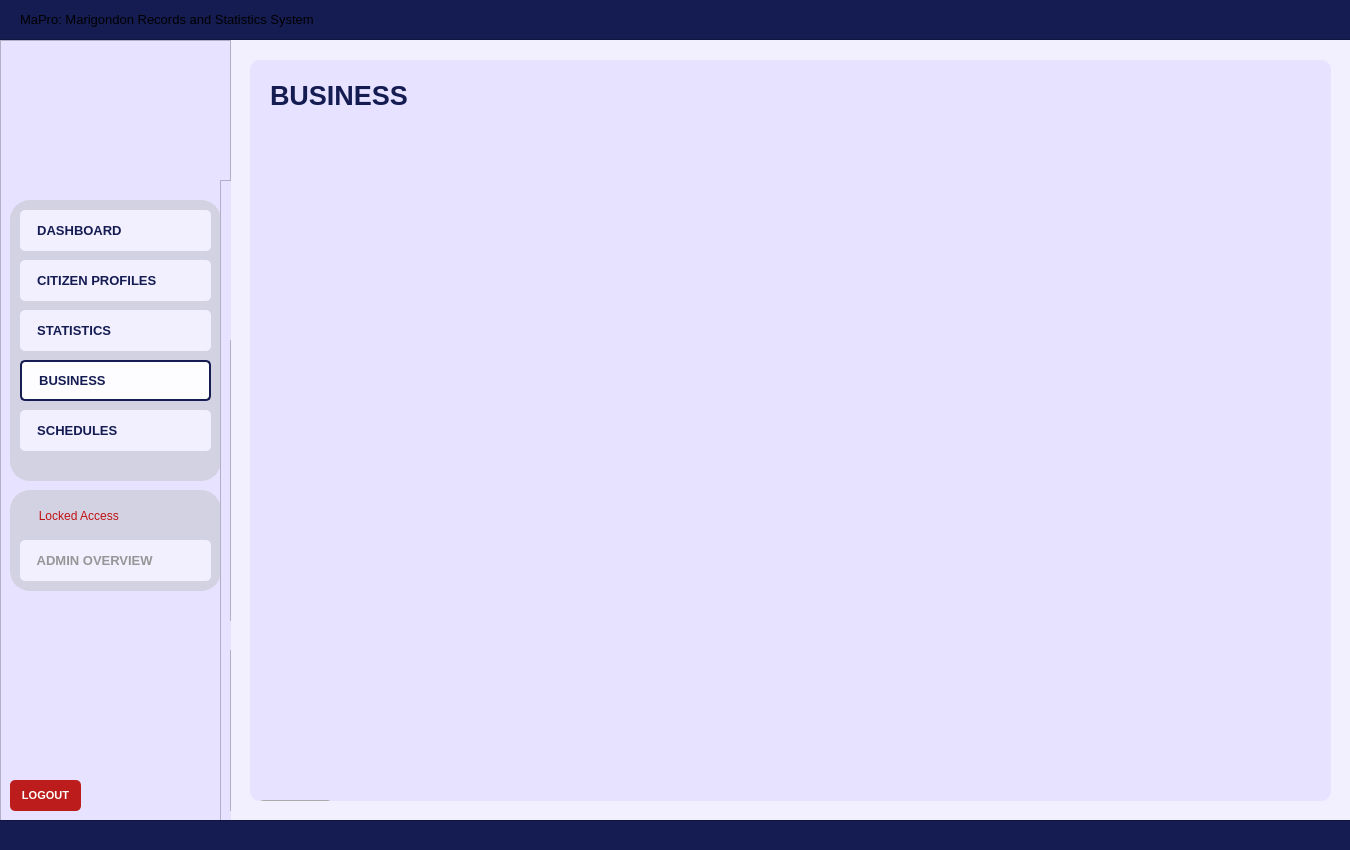
<?xml version="1.0" encoding="UTF-8"?>
<ui version="4.0">
 <class>User_dashboardWidget</class>
 <widget class="QWidget" name="User_dashboardWidget">
  <property name="geometry">
   <rect>
    <x>0</x>
    <y>0</y>
    <width>1350</width>
    <height>850</height>
   </rect>
  </property>
  <property name="sizePolicy">
   <sizepolicy hsizetype="Fixed" vsizetype="Fixed">
    <horstretch>0</horstretch>
    <verstretch>0</verstretch>
   </sizepolicy>
  </property>
  <property name="maximumSize">
   <size>
    <width>1350</width>
    <height>850</height>
   </size>
  </property>
  <property name="windowTitle">
   <string>Form</string>
  </property>
  <property name="styleSheet">
   <string notr="true">#User_dashboardWidget{
	background-color: #f2efff;
}</string>
  </property>
  <widget class="QFrame" name="baseNavFrame">
   <property name="geometry">
    <rect>
     <x>0</x>
     <y>40</y>
     <width>231</width>
     <height>781</height>
    </rect>
   </property>
   <property name="styleSheet">
    <string notr="true">#baseNavFrame {
	background-color: #e7e2ff;
}</string>
   </property>
   <property name="frameShape">
    <enum>QFrame::Shape::StyledPanel</enum>
   </property>
   <property name="frameShadow">
    <enum>QFrame::Shadow::Raised</enum>
   </property>
   <widget class="QFrame" name="baseNavFramesub1">
    <property name="geometry">
     <rect>
      <x>10</x>
      <y>160</y>
      <width>211</width>
      <height>281</height>
     </rect>
    </property>
    <property name="autoFillBackground">
     <bool>false</bool>
    </property>
    <property name="styleSheet">
     <string notr="true">#baseNavFramesub1{
	background-color: #d3d2e2;
	border-radius: 20px;
	border: 2px solid #d3d2e2;
	opacity: 0.1;
}</string>
    </property>
    <property name="frameShape">
     <enum>QFrame::Shape::StyledPanel</enum>
    </property>
    <property name="frameShadow">
     <enum>QFrame::Shadow::Raised</enum>
    </property>
    <widget class="QPushButton" name="nav_buttonDashboard">
     <property name="geometry">
      <rect>
       <x>10</x>
       <y>10</y>
       <width>191</width>
       <height>41</height>
      </rect>
     </property>
     <property name="font">
      <font>
       <family>Arial</family>
       <pointsize>10</pointsize>
       <bold>true</bold>
      </font>
     </property>
     <property name="cursor">
      <cursorShape>PointingHandCursor</cursorShape>
     </property>
     <property name="layoutDirection">
      <enum>Qt::LayoutDirection::LeftToRight</enum>
     </property>
     <property name="styleSheet">
      <string notr="true">#nav_buttonDashboard {
    background-color: #f2efff;
    color: #141c52;
    border-radius: 5px;
	text-align: left;
	padding: 10px;
}
#nav_buttonDashboard:hover {
    background-color: #fdfdff; /* Slightly lighter blue when hovered */
}
#nav_buttonDashboard:pressed {
    background-color: #e7e5f4; /* Darker blue when clicked */
}</string>
     </property>
     <property name="text">
      <string>  DASHBOARD</string>
     </property>
     <property name="icon">
      <iconset>
       <normaloff>../../Assets/Icons/icon_dashboard.svg</normaloff>../../Assets/Icons/icon_dashboard.svg</iconset>
     </property>
     <property name="iconSize">
      <size>
       <width>30</width>
       <height>30</height>
      </size>
     </property>
    </widget>
    <widget class="QPushButton" name="nav_buttonCitizenProfiles">
     <property name="geometry">
      <rect>
       <x>10</x>
       <y>60</y>
       <width>191</width>
       <height>41</height>
      </rect>
     </property>
     <property name="font">
      <font>
       <family>Arial</family>
       <pointsize>10</pointsize>
       <bold>true</bold>
      </font>
     </property>
     <property name="cursor">
      <cursorShape>PointingHandCursor</cursorShape>
     </property>
     <property name="styleSheet">
      <string notr="true">#nav_buttonCitizenProfiles {
    background-color: #f2efff;
    color: #141c52;
    border-radius: 5px;
	text-align: left;;
    padding: 10px; /* Optional: Adjusts spacing inside the button */
}
#nav_buttonCitizenProfiles:hover {
    background-color: #fdfdff; /* Slightly lighter blue when hovered */
}
#nav_buttonCitizenProfiles:pressed {
    background-color: #e7e5f4; /* Darker blue when clicked */
}</string>
     </property>
     <property name="text">
      <string>  CITIZEN PROFILES</string>
     </property>
     <property name="icon">
      <iconset>
       <normaloff>../../Assets/Icons/icon_citizenprofiles.svg</normaloff>../../Assets/Icons/icon_citizenprofiles.svg</iconset>
     </property>
     <property name="iconSize">
      <size>
       <width>30</width>
       <height>30</height>
      </size>
     </property>
    </widget>
    <widget class="QPushButton" name="nav_buttonStatistics">
     <property name="geometry">
      <rect>
       <x>10</x>
       <y>110</y>
       <width>191</width>
       <height>41</height>
      </rect>
     </property>
     <property name="font">
      <font>
       <family>Arial</family>
       <pointsize>10</pointsize>
       <bold>true</bold>
      </font>
     </property>
     <property name="cursor">
      <cursorShape>PointingHandCursor</cursorShape>
     </property>
     <property name="styleSheet">
      <string notr="true">#nav_buttonStatistics {
    background-color: #f2efff;
    color: #141c52;
    border-radius: 5px;
	text-align: left;
    padding: 10px; /* Optional: Adjusts spacing inside the button */
}
#nav_buttonStatistics:hover {
    background-color: #fdfdff; /* Slightly lighter blue when hovered */
}
#nav_buttonStatistics:pressed {
    background-color: #e7e5f4; /* Darker blue when clicked */
}
</string>
     </property>
     <property name="text">
      <string>  STATISTICS</string>
     </property>
     <property name="icon">
      <iconset>
       <normaloff>../../Assets/Icons/icon_statistics.svg</normaloff>../../Assets/Icons/icon_statistics.svg</iconset>
     </property>
     <property name="iconSize">
      <size>
       <width>30</width>
       <height>30</height>
      </size>
     </property>
    </widget>
    <widget class="QPushButton" name="nav_buttonSchedules">
     <property name="geometry">
      <rect>
       <x>10</x>
       <y>210</y>
       <width>191</width>
       <height>41</height>
      </rect>
     </property>
     <property name="font">
      <font>
       <family>Arial</family>
       <pointsize>10</pointsize>
       <bold>true</bold>
      </font>
     </property>
     <property name="cursor">
      <cursorShape>PointingHandCursor</cursorShape>
     </property>
     <property name="styleSheet">
      <string notr="true">#nav_buttonSchedules {
    background-color: #f2efff;
    color: #141c52;
    border-radius: 5px;
	text-align: left;
    padding: 10px; /* Optional: Adjusts spacing inside the button */
}
#nav_buttonSchedules:hover {
    background-color: #fdfdff; /* Slightly lighter blue when hovered */
}
#nav_buttonSchedules:pressed {
    background-color: #e7e5f4; /* Darker blue when clicked */
}</string>
     </property>
     <property name="text">
      <string>  SCHEDULES</string>
     </property>
     <property name="icon">
      <iconset>
       <normaloff>../../Assets/Icons/icon_schedule.svg</normaloff>../../Assets/Icons/icon_schedule.svg</iconset>
     </property>
     <property name="iconSize">
      <size>
       <width>30</width>
       <height>30</height>
      </size>
     </property>
    </widget>
    <widget class="QPushButton" name="nav_buttonBusiness">
     <property name="geometry">
      <rect>
       <x>10</x>
       <y>160</y>
       <width>191</width>
       <height>41</height>
      </rect>
     </property>
     <property name="font">
      <font>
       <family>Arial</family>
       <pointsize>10</pointsize>
       <bold>true</bold>
      </font>
     </property>
     <property name="cursor">
      <cursorShape>PointingHandCursor</cursorShape>
     </property>
     <property name="styleSheet">
      <string notr="true">#nav_buttonBusiness {
    background-color: #fdfdff;
    color: #141c52;
    border-radius: 5px;
	border: 2px solid #141c52; 
	text-align: left;
    padding: 10px; /* Optional: Adjusts spacing inside the button */
}
</string>
     </property>
     <property name="text">
      <string>  BUSINESS</string>
     </property>
     <property name="icon">
      <iconset>
       <normaloff>../../Assets/Icons/icon_business.svg</normaloff>../../Assets/Icons/icon_business.svg</iconset>
     </property>
     <property name="iconSize">
      <size>
       <width>30</width>
       <height>30</height>
      </size>
     </property>
    </widget>
   </widget>
   <widget class="QFrame" name="baseNavFramesub2">
    <property name="geometry">
     <rect>
      <x>10</x>
      <y>450</y>
      <width>211</width>
      <height>101</height>
     </rect>
    </property>
    <property name="autoFillBackground">
     <bool>false</bool>
    </property>
    <property name="styleSheet">
     <string notr="true">#baseNavFramesub2{
	background-color: #d3d2e2;
	border-radius: 20px;
	border: 2px solid #d3d2e2;
	opacity: 0.1;
}</string>
    </property>
    <property name="frameShape">
     <enum>QFrame::Shape::StyledPanel</enum>
    </property>
    <property name="frameShadow">
     <enum>QFrame::Shadow::Raised</enum>
    </property>
    <widget class="QPushButton" name="nav_buttonAdminOverview">
     <property name="geometry">
      <rect>
       <x>10</x>
       <y>50</y>
       <width>191</width>
       <height>41</height>
      </rect>
     </property>
     <property name="font">
      <font>
       <family>Arial</family>
       <pointsize>10</pointsize>
       <bold>true</bold>
      </font>
     </property>
     <property name="cursor">
      <cursorShape>ForbiddenCursor</cursorShape>
     </property>
     <property name="styleSheet">
      <string notr="true">#nav_buttonAdminOverview {
    background-color: #f2efff;
    color: #969696;
    border-radius: 5px;
	text-align: left;
    padding: 10px; /* Optional: Adjusts spacing inside the button */
}
/*#nav_buttonAdminOverview:hover {
    background-color: #fdfdff;
}
#nav_buttonAdminOverview:pressed {
    background-color: #e7e5f4; 
}*/</string>
     </property>
     <property name="text">
      <string>  ADMIN OVERVIEW</string>
     </property>
     <property name="icon">
      <iconset>
       <normaloff>../../Assets/Icons/icon_adminoverview_off.svg</normaloff>../../Assets/Icons/icon_adminoverview_off.svg</iconset>
     </property>
     <property name="iconSize">
      <size>
       <width>30</width>
       <height>30</height>
      </size>
     </property>
    </widget>
    <widget class="QPushButton" name="nav_isLocked">
     <property name="geometry">
      <rect>
       <x>10</x>
       <y>10</y>
       <width>111</width>
       <height>31</height>
      </rect>
     </property>
     <property name="styleSheet">
      <string notr="true">#nav_isLocked{
	background-color: #d3d2e2;
	border-radius: 20px;
	border: 2px solid #d3d2e2;
	opacity: 0.1;
	color: #c01111;
}</string>
     </property>
     <property name="text">
      <string>  Locked Access</string>
     </property>
     <property name="icon">
      <iconset>
       <normaloff>../../Assets/Icons/icon_isLocked.svg</normaloff>../../Assets/Icons/icon_isLocked.svg</iconset>
     </property>
     <property name="iconSize">
      <size>
       <width>20</width>
       <height>20</height>
      </size>
     </property>
    </widget>
   </widget>
   <widget class="QLabel" name="nav_imageLogo">
    <property name="geometry">
     <rect>
      <x>70</x>
      <y>30</y>
      <width>91</width>
      <height>91</height>
     </rect>
    </property>
    <property name="font">
     <font>
      <family>Arial</family>
      <pointsize>18</pointsize>
      <bold>true</bold>
     </font>
    </property>
    <property name="styleSheet">
     <string notr="true">#nav_imageLogo{	
	background-color: transparent;
	color: #ffffff;
}
</string>
    </property>
    <property name="text">
     <string/>
    </property>
    <property name="pixmap">
     <pixmap>../../Assets/Images/logo_brgyClear.png</pixmap>
    </property>
    <property name="scaledContents">
     <bool>true</bool>
    </property>
   </widget>
   <widget class="QPushButton" name="logout_buttonLogout">
    <property name="geometry">
     <rect>
      <x>10</x>
      <y>740</y>
      <width>71</width>
      <height>31</height>
     </rect>
    </property>
    <property name="font">
     <font>
      <family>Arial</family>
      <pointsize>8</pointsize>
      <bold>true</bold>
     </font>
    </property>
    <property name="cursor">
     <cursorShape>PointingHandCursor</cursorShape>
    </property>
    <property name="styleSheet">
     <string notr="true">#logout_buttonLogout {
    background-color: #bc1c1c;
    color: white;
    border-radius: 5px;
    padding: 10px; /* Optional: Adjusts spacing inside the button */
}
#logout_buttonLogout:hover {
    background-color: #d82020; /* Slightly lighter blue when hovered */
}
#logout_buttonLogout:pressed {
    background-color: #8c1515; /* Darker blue when clicked */
}</string>
    </property>
    <property name="text">
     <string>LOGOUT</string>
    </property>
   </widget>
   <widget class="QFrame" name="baseNavFrame_2">
    <property name="geometry">
     <rect>
      <x>220</x>
      <y>140</y>
      <width>231</width>
      <height>781</height>
     </rect>
    </property>
    <property name="styleSheet">
     <string notr="true">background-color: #e7e2ff;</string>
    </property>
    <property name="frameShape">
     <enum>QFrame::Shape::StyledPanel</enum>
    </property>
    <property name="frameShadow">
     <enum>QFrame::Shadow::Raised</enum>
    </property>
    <widget class="QFrame" name="baseNavFramesub1_2">
     <property name="geometry">
      <rect>
       <x>10</x>
       <y>160</y>
       <width>211</width>
       <height>281</height>
      </rect>
     </property>
     <property name="autoFillBackground">
      <bool>false</bool>
     </property>
     <property name="styleSheet">
      <string notr="true">#baseNavFramesub1{
	background-color: #d3d2e2;
	border-radius: 20px;
	border: 2px solid #d3d2e2;
	opacity: 0.1;
}</string>
     </property>
     <property name="frameShape">
      <enum>QFrame::Shape::StyledPanel</enum>
     </property>
     <property name="frameShadow">
      <enum>QFrame::Shadow::Raised</enum>
     </property>
    </widget>
    <widget class="QFrame" name="baseNavFramesub2_2">
     <property name="geometry">
      <rect>
       <x>10</x>
       <y>470</y>
       <width>211</width>
       <height>161</height>
      </rect>
     </property>
     <property name="autoFillBackground">
      <bool>false</bool>
     </property>
     <property name="styleSheet">
      <string notr="true">#baseNavFramesub2{
	background-color: #d3d2e2;
	border-radius: 20px;
	border: 2px solid #d3d2e2;
	opacity: 0.1;
}</string>
     </property>
     <property name="frameShape">
      <enum>QFrame::Shape::StyledPanel</enum>
     </property>
     <property name="frameShadow">
      <enum>QFrame::Shadow::Raised</enum>
     </property>
    </widget>
    <widget class="QLabel" name="login_imageLogo_2">
     <property name="geometry">
      <rect>
       <x>70</x>
       <y>30</y>
       <width>91</width>
       <height>91</height>
      </rect>
     </property>
     <property name="font">
      <font>
       <family>Arial</family>
       <pointsize>18</pointsize>
       <bold>true</bold>
      </font>
     </property>
     <property name="styleSheet">
      <string notr="true">#login_imageLogo{	
	background-color: transparent;
	color: #ffffff;
}
</string>
     </property>
     <property name="text">
      <string/>
     </property>
     <property name="pixmap">
      <pixmap>../Assets/logo_brgyClear.png</pixmap>
     </property>
     <property name="scaledContents">
      <bool>true</bool>
     </property>
    </widget>
    <widget class="QPushButton" name="logout_buttonLogout_2">
     <property name="geometry">
      <rect>
       <x>10</x>
       <y>740</y>
       <width>71</width>
       <height>31</height>
      </rect>
     </property>
     <property name="font">
      <font>
       <family>Arial</family>
       <pointsize>8</pointsize>
       <bold>true</bold>
      </font>
     </property>
     <property name="cursor">
      <cursorShape>PointingHandCursor</cursorShape>
     </property>
     <property name="styleSheet">
      <string notr="true">#logout_buttonLogout {
    background-color: #bc1c1c;
    color: white;
    border-radius: 5px;
    padding: 10px; /* Optional: Adjusts spacing inside the button */
}
#logout_buttonLogout:hover {
    background-color: #d82020; /* Slightly lighter blue when hovered */
}
#logout_buttonLogout:pressed {
    background-color: #8c1515; /* Darker blue when clicked */
}</string>
     </property>
     <property name="text">
      <string>LOGOUT</string>
     </property>
    </widget>
   </widget>
  </widget>
  <widget class="QFrame" name="border_blueLines1">
   <property name="geometry">
    <rect>
     <x>-10</x>
     <y>-1</y>
     <width>1371</width>
     <height>41</height>
    </rect>
   </property>
   <property name="styleSheet">
    <string notr="true">#border_blueLines1{
	background-color: #141c52;
}
</string>
   </property>
   <property name="frameShape">
    <enum>QFrame::Shape::StyledPanel</enum>
   </property>
   <property name="frameShadow">
    <enum>QFrame::Shadow::Raised</enum>
   </property>
   <widget class="QLabel" name="title_bodyDashboardSystemTitle">
    <property name="geometry">
     <rect>
      <x>30</x>
      <y>0</y>
      <width>471</width>
      <height>41</height>
     </rect>
    </property>
    <property name="font">
     <font>
      <family>Arial</family>
      <pointsize>10</pointsize>
      <bold>false</bold>
     </font>
    </property>
    <property name="styleSheet">
     <string notr="true">#title_bodyDashboardSystemTitle {
	background-color: transparent;
	color: #white;
}
</string>
    </property>
    <property name="text">
     <string>MaPro: Marigondon Records and Statistics System</string>
    </property>
    <property name="alignment">
     <set>Qt::AlignmentFlag::AlignLeading|Qt::AlignmentFlag::AlignLeft|Qt::AlignmentFlag::AlignVCenter</set>
    </property>
   </widget>
  </widget>
  <widget class="QFrame" name="border_blueLines2">
   <property name="geometry">
    <rect>
     <x>-10</x>
     <y>820</y>
     <width>1381</width>
     <height>31</height>
    </rect>
   </property>
   <property name="styleSheet">
    <string notr="true">#border_blueLines2{
	background-color: #141c52;
}
</string>
   </property>
   <property name="frameShape">
    <enum>QFrame::Shape::StyledPanel</enum>
   </property>
   <property name="frameShadow">
    <enum>QFrame::Shadow::Raised</enum>
   </property>
  </widget>
  <widget class="QFrame" name="baseBodyFrame">
   <property name="geometry">
    <rect>
     <x>250</x>
     <y>60</y>
     <width>1081</width>
     <height>741</height>
    </rect>
   </property>
   <property name="styleSheet">
    <string notr="true">#baseBodyFrame {
	background-color: #e7e2ff;
	border: none;
	border-radius: 10px;
}</string>
   </property>
   <property name="frameShape">
    <enum>QFrame::Shape::StyledPanel</enum>
   </property>
   <property name="frameShadow">
    <enum>QFrame::Shadow::Raised</enum>
   </property>
   <widget class="QPushButton" name="logout_buttonLogout_3">
    <property name="geometry">
     <rect>
      <x>10</x>
      <y>740</y>
      <width>71</width>
      <height>31</height>
     </rect>
    </property>
    <property name="font">
     <font>
      <family>Arial</family>
      <pointsize>8</pointsize>
      <bold>true</bold>
     </font>
    </property>
    <property name="cursor">
     <cursorShape>PointingHandCursor</cursorShape>
    </property>
    <property name="styleSheet">
     <string notr="true">#logout_buttonLogout {
    background-color: #bc1c1c;
    color: white;
    border-radius: 5px;
    padding: 10px; /* Optional: Adjusts spacing inside the button */
}
#logout_buttonLogout:hover {
    background-color: #d82020; /* Slightly lighter blue when hovered */
}
#logout_buttonLogout:pressed {
    background-color: #8c1515; /* Darker blue when clicked */
}</string>
    </property>
    <property name="text">
     <string>LOGOUT</string>
    </property>
   </widget>
   <widget class="QLabel" name="title_bodyBusiness">
    <property name="geometry">
     <rect>
      <x>20</x>
      <y>20</y>
      <width>381</width>
      <height>31</height>
     </rect>
    </property>
    <property name="font">
     <font>
      <family>Arial</family>
      <pointsize>20</pointsize>
      <bold>true</bold>
     </font>
    </property>
    <property name="styleSheet">
     <string notr="true">#title_bodyBusiness {
	background-color: transparent;
	color: #141c52;
}
</string>
    </property>
    <property name="text">
     <string>BUSINESS</string>
    </property>
   </widget>
  </widget>
 </widget>
 <resources/>
 <connections/>
</ui>
